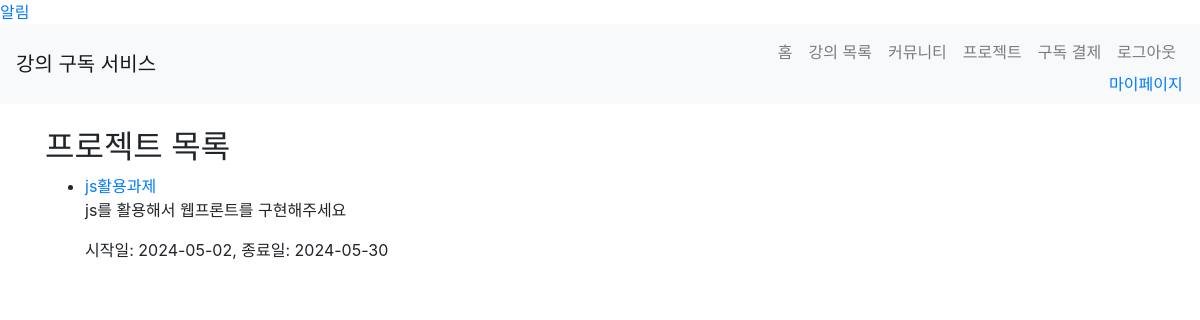
Page /project/list (signed in) on the earlier database version.
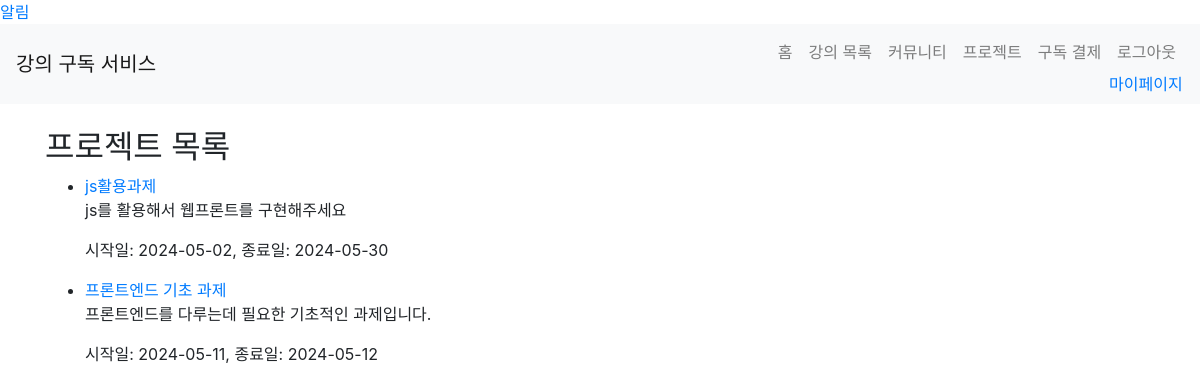
Same page on the later database version.
### app/models.py (models this page shows)
class Project(db.Model):
    id = db.Column(db.Integer, primary_key=True)
    title = db.Column(db.String(100), nullable=False)
    description = db.Column(db.Text, nullable=False)
    start_date = db.Column(db.Date, nullable=False)
    end_date = db.Column(db.Date, nullable=False)
    course_id = db.Column(db.Integer, db.ForeignKey('course.id'), nullable=False)
    course = db.relationship('Course', back_populates='projects')
    submissions = db.relationship('ProjectSubmission', back_populates='project', lazy=True)

### app/views/project.py (the view)
@bp.route('/list')
@login_required
def list():
    if current_user.is_teacher():
        courses = current_user.courses
        projects = Project.query.filter(Project.course_id.in_([course.id for course in courses])).all()
    else:
        enrollments = current_user.enrollments
        projects = Project.query.filter(Project.course_id.in_([enrollment.course_id for enrollment in enrollments])).all()
    return render_template('project/list.html', projects=projects)

### app/__init__.py (called while the page is built)
@login_manager.user_loader
def load_user(user_id):
    if user_id is not None:
        return User.query.get(int(user_id))
    return None

### app/models.py (called while the page is built)
    def is_teacher(self):
        return self.role == 'teacher'

### app/templates/project/list.html (shortened to what this page needs)
{% extends 'base.html' %}
{% block content %}
<h2>프로젝트 목록</h2>
{% if projects %}
<ul>
    {% for project in projects %}
    <li>
        <a href="{{ url_for('project.detail', project_id=project.id) }}">{{ project.title }}</a>
        <p>{{ project.description }}</p>
        <p>시작일: {{ project.start_date }}, 종료일: {{ project.end_date }}</p>
    </li>
    {% endfor %}
</ul>
{% else %}
<p>참여 중인 프로젝트가 없습니다.</p>
{% endif %}
{% endblock %}

Differences in the rows shown:
added Project: title "프론트엔드 기초 과제", description "프론트엔드를 다루는데 필요한 기초적인 과제입니다.", start_date "2024-05-11", end_date "2024-05-12"
